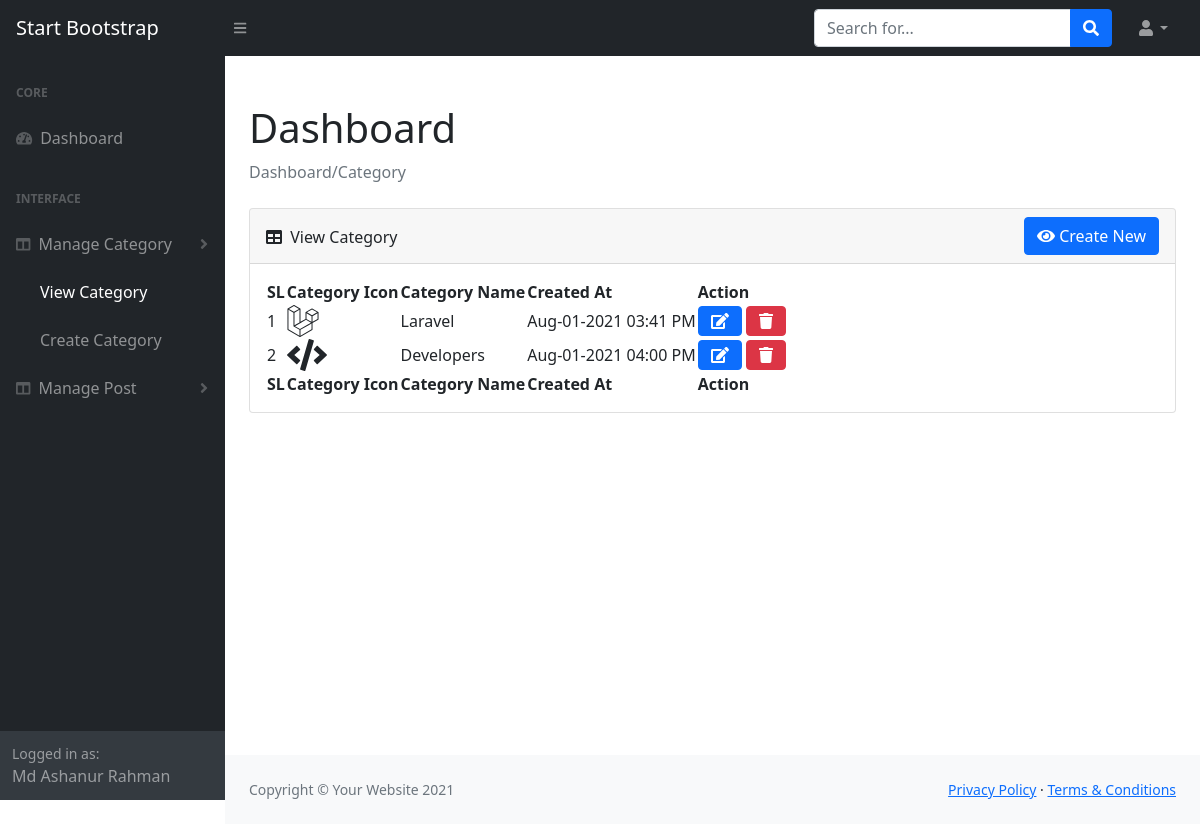
The app's page /oop/blog/admin/view_category.php (signed in) with its own data.
### tables this page shows
CREATE TABLE `catagory` (
  `cat_id` int(11) NOT NULL,
  `cat_name` varchar(30) NOT NULL,
  `cat_icon` varchar(60) NOT NULL,
  `cat_created_at` datetime NOT NULL DEFAULT current_timestamp()
);

### oop/blog/admin/main.php (called while the page is built, shortened)
<?php
class Main{
    protected $host = 'localhost';
    protected $user = 'root';
    protected $pass = '';
    protected $db = 'blog';
    protected $con;
    public function __construct(){
        $this->con = new mysqli($this->host,$this->user,$this->pass,$this->db);
    }
    public function get_cat(){
        $this->sql = "SELECT * FROM `catagory`";
        $this->result = $this->con->query($this->sql);
        if($this->result == true){
            return $this->result;
        }else{
            return false;
        }
    }
}
?>

### oop/blog/admin/view_category.php (the view, shortened to what this page needs)
<?php
    echo $sub_page = 'view_category';
    include 'header.php';
    $cat_data = $obj->get_cat();
?>
    <div id="layoutSidenav_content">
        <main>
            <div class="container-fluid px-4">
                <h1 class="mt-4">Dashboard</h1>
                <ol class="breadcrumb mb-4">
                    <li class="breadcrumb-item active">Dashboard/Category</li>
                </ol>
                <div class="card mb-4">
                    <div class="card-header d-flex justify-content-between">
                        <div class="mt-2">
                            <i class="fas fa-table me-1"></i>
                            View Category
                        </div>
                        <div>
                            <a href="add_category.php" class="btn btn-primary"><i class="fas fa-eye me-1"></i>Create New</a>
                        </div>
                    </div>
                    <div class="card-body">
                        <table id="datatablesSimple">
                            <thead>
                                <tr>
                                    <th>SL</th>
                                    <th>Category Icon</th>
                                    <th>Category Name</th>
                                    <th>Created At</th>
                                    <th>Action</th>
                                </tr>
                            </thead>
                            <tbody>
                            <?php
                                if($cat_data->num_rows > 0){
                                    $si = 1;
                                    while($cat = $cat_data->fetch_object()){
                                        ?>
                                        <tr>
                                            <td><?php echo  $si; ?></td>
                                            <td><i class="fa-2x <?php echo $cat->cat_icon; ?>" ></i></td>
                                            <td class="text-capitalize"><?php echo $cat->cat_name; ?></td>
                                            <td><?php echo date('M-d-Y h:i A',strtotime($cat->cat_created_at)); ?></td>
                                            <td>
                                                <a href="#"class="btn btn-primary"><i class="fas fa-edit"></i></a>
                                                <a href="#"class="btn btn-danger"><i class="fas fa-trash"></i></a>
                                            </td>
                                        </tr>
                                        <?php
                                        $si++;
                                    }
                                }
                            ?>
                            </tbody>
                            <tfoot>
                                <tr>
                                    <th>SL</th>
                                    <th>Category Icon</th>
                                    <th>Category Name</th>
                                    <th>Created At</th>
                                    <th>Action</th>
                                </tr>
                            </tfoot>
                        </table>
                    </div>
                </div>
            </div>
        </main>
        <footer class="py-4 bg-light mt-auto">
            <div class="container-fluid px-4">
                <div class="d-flex align-items-center justify-content-between small">
                    <div class="text-muted">Copyright &copy; Your Website 2021</div>
                    <div>
                        <a href="#">Privacy Policy</a>
                        &middot;
                        <a href="#">Terms &amp; Conditions</a>
                    </div>
                </div>
            </div>
        </footer>
    </div>
<?php
    include 'footer.php';
?>

### records on screen
catagory: cat_name "Laravel", cat_created_at "Aug-01-2021 03:41 PM"
catagory: cat_name "Developers", cat_created_at "Aug-01-2021 04:00 PM"

### other values on screen
$sub_page = 'view_category' "view_category"
$_SESSION['name'] "Md Ashanur Rahman"
